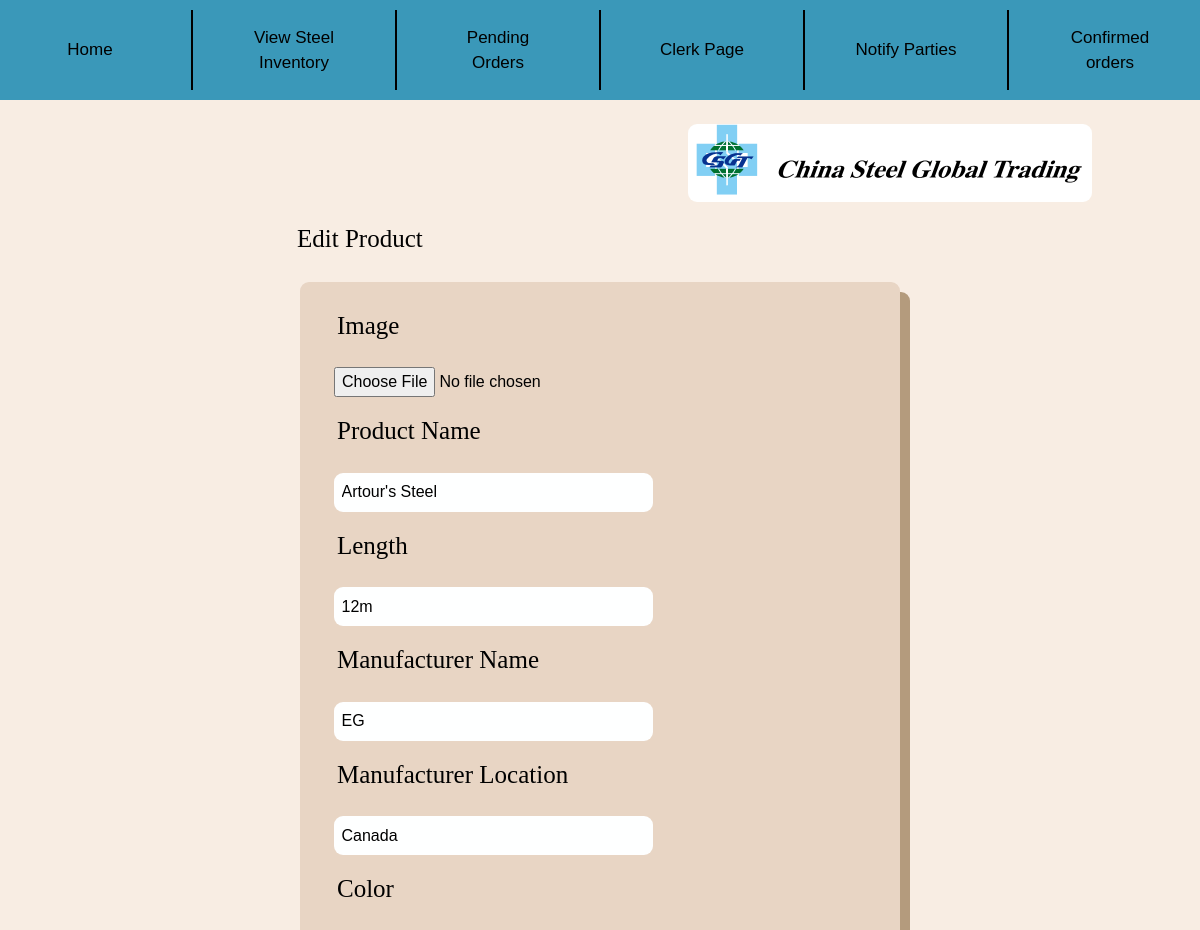
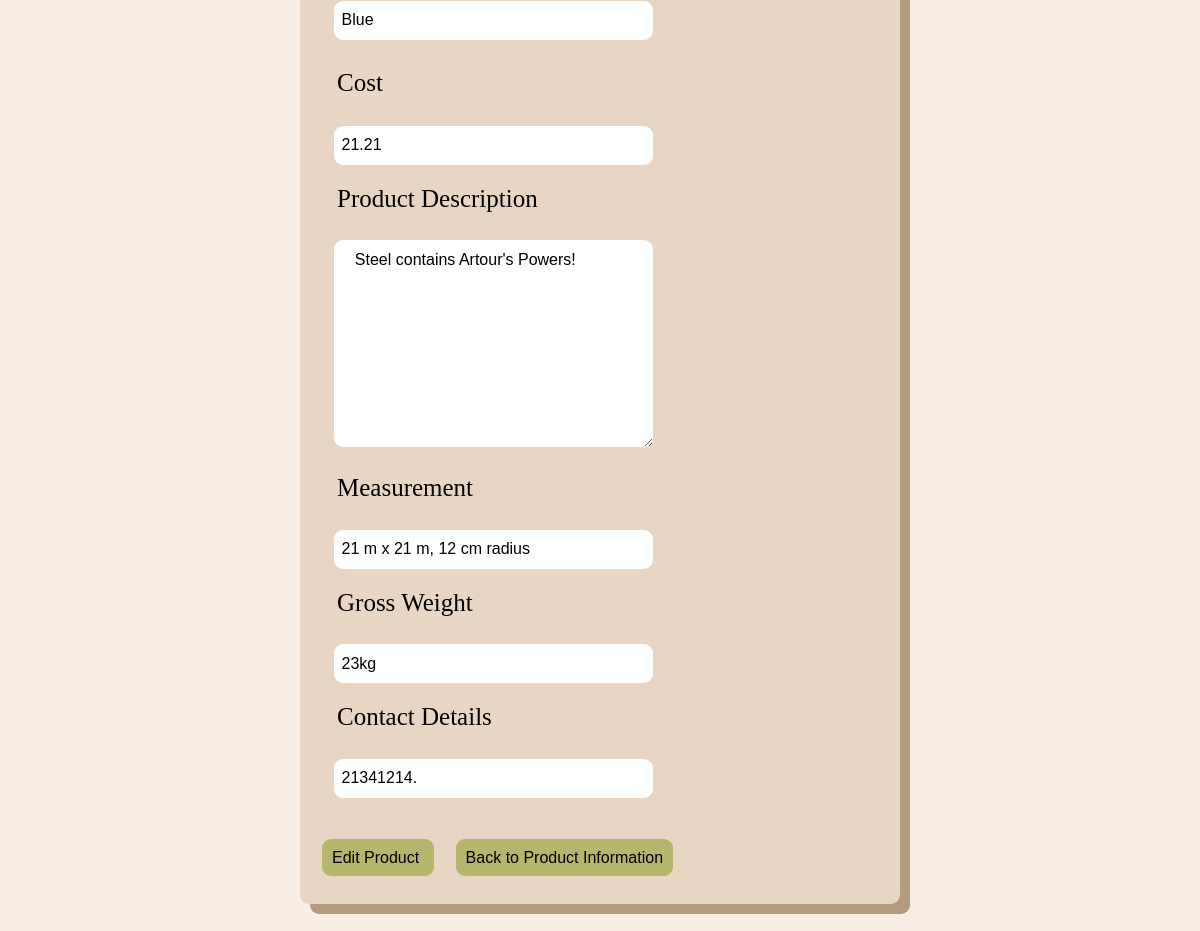
Screenshot of /edit/12/ (signed in) with the database file from the repository (2 pictures, top to bottom).
### Inventory/models.py (models this page shows, shortened)
class Product(models.Model): #Steels, not food
    objects = models.Manager()
    Name = models.CharField(max_length=200, unique=True)
    Image = models.ImageField(default= "images/defproduct.jpg", blank=True, upload_to="images/") #not have image if we dont have one, uploaded to images folder automatically
    Manufacturer = models.CharField(default=None, max_length=100)
    ManuLoc = models.CharField(default=None,max_length=255)
    Color = models.CharField(default=None, max_length=20)
    Status = models.BooleanField(default=True) #Records incase of removed
    Measurement = models.CharField(default=None, max_length=30)
    Description = models.CharField(default=None, max_length=500)
    GrossWeight = models.CharField(default=None, max_length=40)
    Marks = models.CharField(default=None, null=True, max_length=300)
    Length = models.CharField(max_length=20)
    Cost = models.DecimalField(default=0, validators=[DecimalValidator(7,2)], decimal_places=2, max_digits=7) #declared value USD
    Stock = models.BigIntegerField(default=0)
    Contact = models.CharField(max_length=500)

### Inventory/views.py (the view)
# urls.py: path('edit/<int:pk>/', views.EditProduct, name='editproduct'),
def EditProduct(request,pk):
    condition = ""
    if request.user.is_authenticated:
        condition = True
        Existing = get_object_or_404(Product, pk=pk)
        if request.method == "POST":
            imgfile = request.FILES.get('Image')
            name = request.POST.get('Name')
            length = request.POST.get('Length')
            manufacturer = request.POST.get('Manufacturer')
            manuloc = request.POST.get('Location')
            color = request.POST.get('Color')
            cost = request.POST.get('Cost')
            contact = request.POST.get('Contact')
            desc = request.POST.get('Description')
            meas = request.POST.get('Measurement')
            weight = request.POST.get('Weight')
            if name.strip() == "" or length.strip() == ""  or manufacturer.strip() == "" or manuloc.strip() == "" or color.strip() == "" or cost.strip() == "" or desc.strip() == "" or contact.strip() == "" or meas.strip() == "" or weight.strip() == "":
                messages.info(request, 'You must fill out all the fields')
                return redirect('editproduct',pk)
            elif isDigit(request,num = str(cost[0:])) == False:
                messages.warning(request,"Input cost was not a number")
                return redirect('editproduct', pk)
            elif Decimal(cost[slice(0,len(cost))]) <= 0:
                messages.warning(request,"No negative costs or costs equal to 0")
                return redirect('editproduct', pk)
            Existing.Name = name
            if imgfile == None:
                pass
            else:
                Existing.Image = imgfile
            Existing.Measurement = meas
            Existing.GrossWeight = weight
            Existing.Manufacturer = manufacturer
            Existing.ManuLoc = manuloc
            Existing.Color = color
            Existing.Length = length
            Existing.Cost = cost
            Existing.Description = desc
            Existing.Contact = contact
            Existing.MakeMark()
            return redirect ('view',pk)
        else:
            return render(
                request, 'Inventory/edit.html',{
                'C' : condition,
                'Prod' : Existing
                }
            )
    else:
        pass

### Inventory/templates/Inventory/edit.html (shortened to what this page needs)
{% extends 'Inventory/base.html' %}
{% load static %}
    {% block content %}
    <br><br>
    <span class="Largetext" style="margin-left: 23.5vw;"> Edit Product </span><br><br>
    <form method="POST" enctype="multipart/form-data" action="{% url 'editproduct' pk=Prod.pk %}">{% csrf_token %}
        <div class="container">
            <div class="Largetext"> Image </div>
            <input type="file" name="Image" id="Image">
            <div class="Largetext"> Product Name </div>
            <input type="text" class="forminput" name="Name" id="Name" value="{{ Prod.Name }}">
            <div class="Largetext"> Length </div>
            <input type="text" class="forminput" name="Length" id="Length" value="{{Prod.Length}}">
            <div class="Largetext"> Manufacturer Name </div>
            <input type="text" class="forminput" name="Manufacturer" id="Manufacturer" value="{{Prod.Manufacturer}}">
            <div class="Largetext"> Manufacturer Location </div>
            <input type="text" class="forminput" name="Location" id="Location" value="{{Prod.ManuLoc}}">
            <div class="Largetext"> Color </div>
            <input type="text" class="forminput" name="Color" id="Color" value="{{Prod.Color}}"> <br><br>
            <span class="Largetext"> Cost </span> <span class="bodytext" id="costnote"> </span><br><br>
            <input type="text" class="forminput" name="Cost" id="Cost" value="{{Prod.Cost}}">
            <div class="Largetext"> Product Description </div>
            <textarea type="text" class="forminput" name="Description" id="Description" rows="8" style="margin-left: 2vw;"> {{Prod.Description}} </textarea>
            <div class="Largetext"> Measurement </div>
            <input type="text" class="forminput" name="Measurement" id="Measurement" value="{{Prod.Measurement}}">
            <div class="Largetext"> Gross Weight </div>
            <input type="text" class="forminput" name="Weight" id="Weight" value="{{Prod.GrossWeight}}">
            <div class="Largetext"> Contact Details </div>
            <input type="text" class="forminput" name="Contact" id="Contact" value="{{Prod.Contact}}"><br><br><br>
            <a class="Button" id="edittemp"> Edit Product </a>
            <a class="Button" href="{% url 'view' pk=Prod.pk %}" id="browse"> Back to Product Information </a> <br> <br>
        </div>
        <br><br>
    </form>
    {% endblock %}

### rows the page displays
Product: Name "Artour's Steel", Length "12m", Manufacturer "EG", Location "Canada", Color "Blue", Cost "21.21", Description "Steel contains Artour's Powers!", Measurement "21 m x 21 m, 12 cm radius", Weight "23kg", Contact "21341214."
